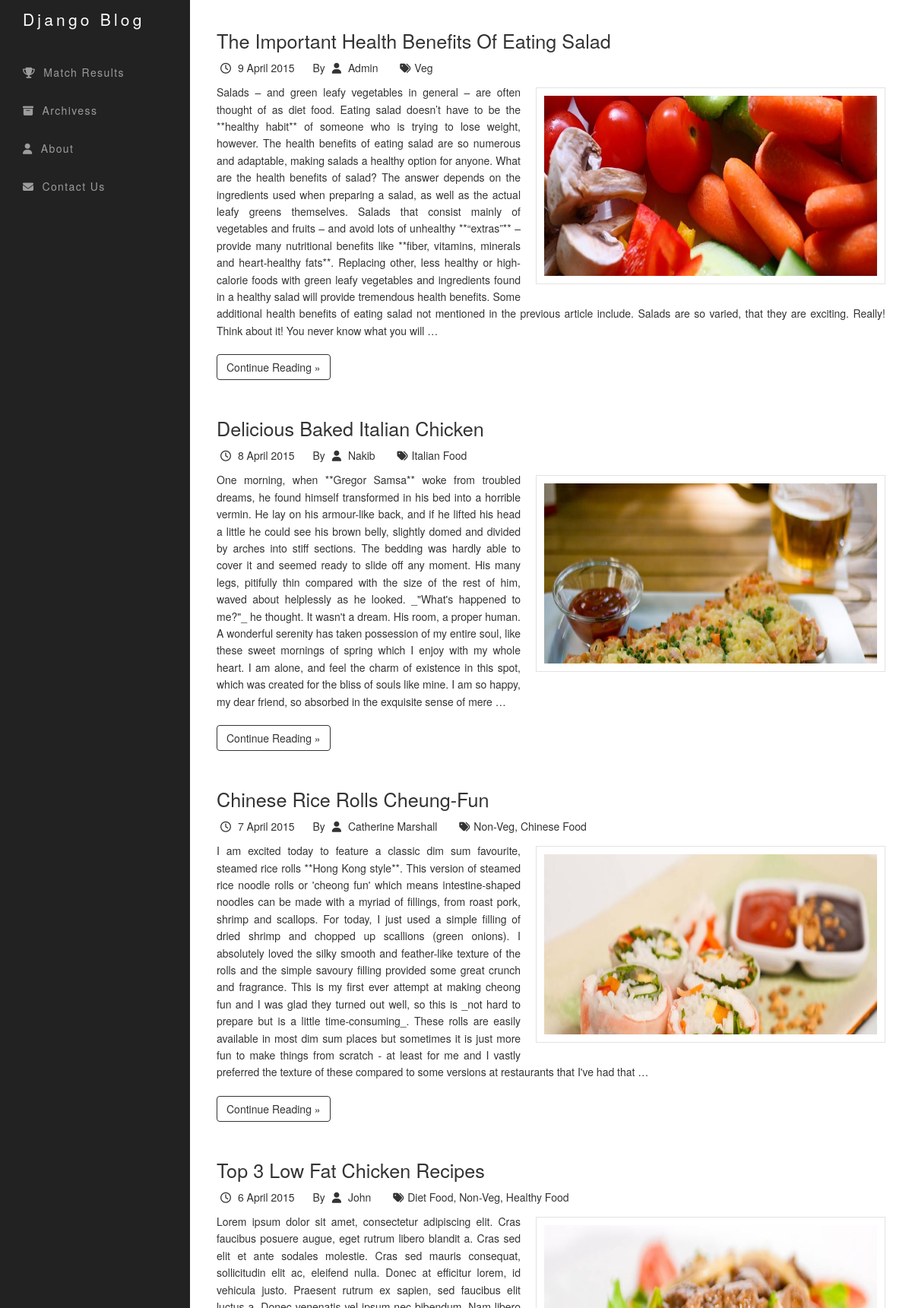
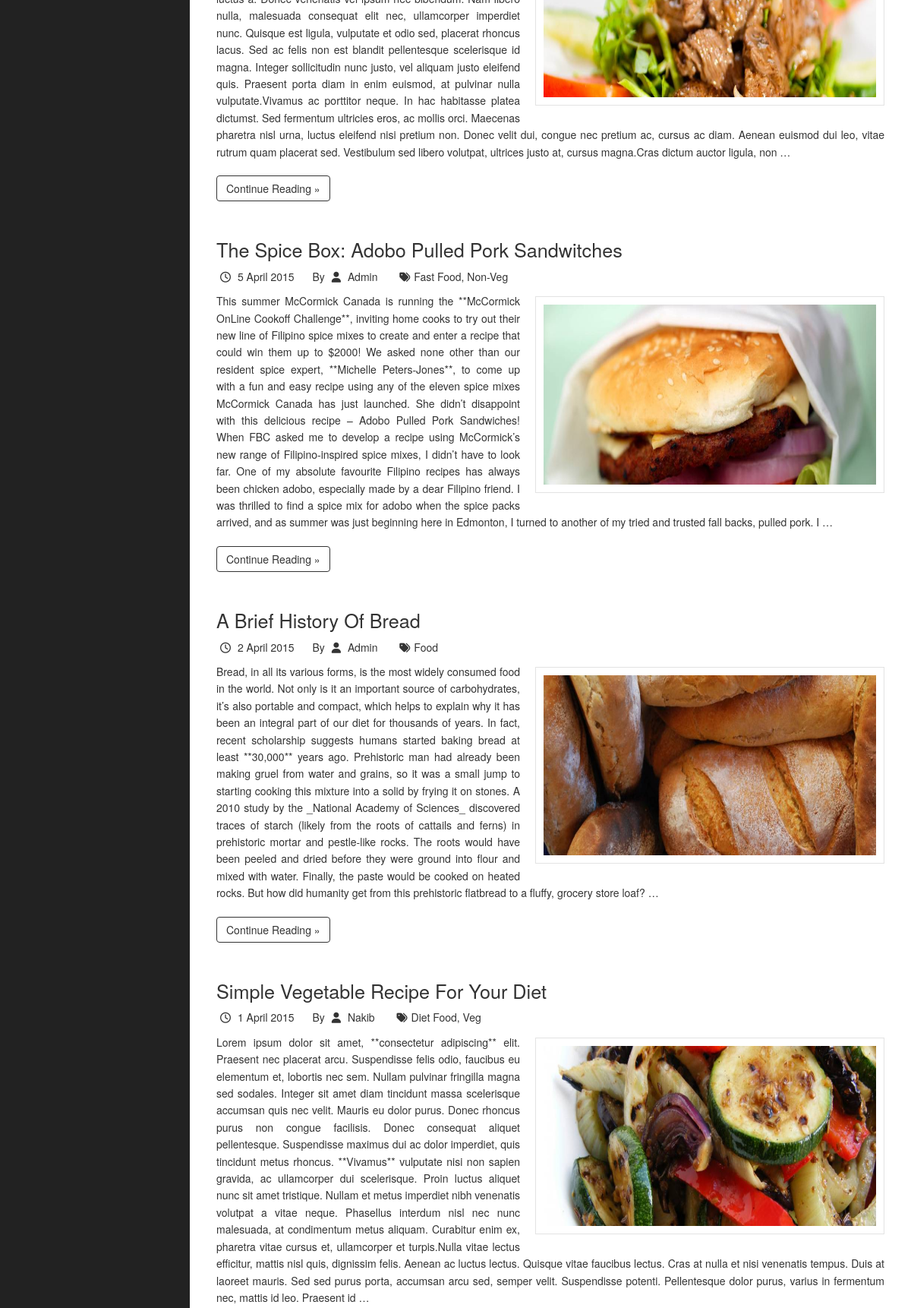
Screenshot of /blog/ (upper part) with the database file from the repository (2 pictures, top to bottom).
### blog/models.py (models this page shows, shortened)
class PostEntry(models.Model):
	title = models.CharField(max_length=200)
	hero_image = models.ImageField(upload_to='blog/media/')
	post_body = models.TextField()
	post_image = models.ImageField(upload_to='blog/media/', blank=True)
	author = models.CharField(max_length=30)
	created = models.DateTimeField('date published')
	slug = models.SlugField(max_length=200, unique=True)
	published = models.BooleanField(default=True)
	tags = models.ManyToManyField(PostTag)
	objects = PostEntryQuery.as_manager()

class PostTag(models.Model):
	tag = models.CharField(max_length=30)
	def __str__(self):
		return self.tag

### blog/views.py (the view)
def Index(request):
	posts = models.PostEntry.objects.published().order_by('-created')
	randomPosts = models.PostEntry.objects.randomPost()
	context = {'posts': posts, 'randomPosts': randomPosts}
	return  render(request, 'blog/index.html', context)

### blog/models.py (called while the page is built)
	def published(self):
		return self.filter(published=True)

	def randomPost(self):
		return self.published().order_by('?')[:3]

### blog/templates/blog/index.html
{% extends "blog/base.html" %}
{% load django_markdown %}
{% block blog_entries %}
{% if posts %}
    {% for post in posts %}
    	<div class="col-lg-12 blog-post">
            <h1><a href="/blog/{{ post.slug }}/">{{ post.title }}</a></h1>
            <p class="blog-post-meta"><span class="post-time"><i class="fa fa-clock-o"></i> {{post.created | date:'j F Y'}} </span><span class="post-author"> By <i class="fa fa-user"></i> <a href="#">{{post.author}}</a></span>
            <span class="tags">
                    <i class="fa fa-tags"></i>{{post.tags.all | join:", "}}
                </span>
                </p>
            <img src="{{post.hero_image.url}}" class="hero_image">
            <p>{{ post.post_body| markdown | truncatewords:160 }}</p>
            <a href="/blog/{{ post.slug }}/" class="btn btn-default read-more">Continue Reading &raquo;</a>
        </div>
    {% endfor %}
{% else %}
    <p>No Posts are available.</p>
{% endif %}
{% endblock %}

### blog/static/css/style.css (style rules this page uses)
.blog-post { margin-bottom: 30px; text-align: justify; line-height: 1.6em; }
.blog-post h1 { font-size: 1.5em; text-transform: capitalize; }
.blog-post img { display: block; text-align: center; }
.blog-post a { color: #333; }
.read-more { font-weight: 500; border-color:#333; margin-top: 10px; }
.blog-post-meta { width: 600px; }
.blog-post-meta i { padding-right: 5px; padding-left: 5px; }
.blog-post .post-author, .blog-post .post-time, .tags { margin-right: 20px; }
img { max-width: 100%; }
.hero_image, .single_post_hero_image { width: 100%; min-height: 180px; margin: 5px 0px 15px 0; }
@media (min-width:768px) { .blog-post h1 { font-size: 1.8em; } }
@media (min-width:768px) { .hero_image { width: 460px; height: 259px; margin: 5px 0 15px 20px; float: right; border: 1px solid #e3e3e3; padding: 10px; } }

### rows the page displays
PostEntry: title "The Important Health Benefits Of Eating Salad", created "9 April 2015", author "Admin", tags.all "Veg", hero_image (picture), post_body "Salads – and green leafy vegetables in general – are often thought of as diet food. Eating salad doesn’t have to be the **healthy habit** of someone who is trying to lose weight, however. The health benefits of eating salad are so numerous and adaptable, making salads a healthy option for anyone. What are the health benefits of salad? The answer depends on the ingredients used when preparing a salad, as well as the actual leafy greens themselves. Salads that consist mainly of vegetables and fruits – and avoid lots of unhealthy **“extras”** – provide many nutritional benefits like **fiber, vitamins, minerals and heart-healthy fats**. Replacing other, less healthy or high-calorie foods with…"
PostEntry: title "Delicious Baked Italian Chicken", created "8 April 2015", author "Nakib", tags.all "Italian Food", hero_image (picture), post_body "One morning, when **Gregor Samsa** woke from troubled dreams, he found himself transformed in his bed into a horrible vermin. He lay on his armour-like back, and if he lifted his head a little he could see his brown belly, slightly domed and divided by arches into stiff sections. The bedding was hardly able to cover it and seemed ready to slide off any moment. His many legs, pitifully thin compared with the size of the rest of him, waved about helplessly as he looked. _\"What's happened to me?\"_ he thought. It wasn't a dream. His room, a proper human. A wonderful serenity has taken possession of my entire soul, like these sweet mornings of spring which I enjoy with my whole heart. I am…"
PostEntry: title "Chinese Rice Rolls Cheung-Fun", created "7 April 2015", author "Catherine Marshall", tags.all "Non-Veg, Chinese Food", hero_image (picture), post_body "I am excited today to feature a classic dim sum favourite, steamed rice rolls **Hong Kong style**. This version of steamed rice noodle rolls or 'cheong fun' which means intestine-shaped noodles can be made with a myriad of fillings, from roast pork, shrimp and scallops. For today, I just used a simple filling of dried shrimp and chopped up scallions (green onions). I absolutely loved the silky smooth and feather-like texture of the rolls and the simple savoury filling provided some great crunch and fragrance. This is my first ever attempt at making cheong fun and I was glad they turned out well, so this is _not hard to prepare but is a little time-consuming_. These rolls are easily…"
PostEntry: title "Top 3 Low Fat Chicken Recipes", created "6 April 2015", author "John", tags.all "Diet Food, Non-Veg, Healthy Food", hero_image (picture), post_body "Lorem ipsum dolor sit amet, consectetur adipiscing elit. Cras faucibus posuere augue, eget rutrum libero blandit a. Cras sed elit et ante sodales molestie. Cras sed mauris consequat, sollicitudin elit ac, eleifend nulla. Donec at efficitur lorem, id vehicula justo. Praesent rutrum ex sapien, sed faucibus elit luctus a. Donec venenatis vel ipsum nec bibendum. Nam libero nulla, malesuada consequat elit nec, ullamcorper imperdiet nunc. Quisque est ligula, vulputate et odio sed, placerat rhoncus lacus. Sed ac felis non est blandit pellentesque scelerisque id magna. Integer sollicitudin nunc justo, vel aliquam justo eleifend quis. Praesent porta diam in enim euismod, at pulvinar nulla…"
PostEntry: title "The Spice Box: Adobo Pulled Pork Sandwitches", created "5 April 2015", author "Admin", tags.all "Fast Food, Non-Veg", hero_image (picture), post_body "This summer McCormick Canada is running the **McCormick OnLine Cookoff Challenge**, inviting home cooks to try out their new line of Filipino spice mixes to create and enter a recipe that could win them up to $2000! We asked none other than our resident spice expert, **Michelle Peters-Jones**, to come up with a fun and easy recipe using any of the eleven spice mixes McCormick Canada has just launched. She didn’t disappoint with this delicious recipe – Adobo Pulled Pork Sandwiches! When FBC asked me to develop a recipe using McCormick’s new range of Filipino-inspired spice mixes, I didn’t have to look far. One of my absolute favourite Filipino recipes has always been chicken adobo,…"
PostEntry: title "A Brief History Of Bread", created "2 April 2015", author "Admin", tags.all "Food", hero_image (picture), post_body "Bread, in all its various forms, is the most widely consumed food in the world. Not only is it an important source of carbohydrates, it’s also portable and compact, which helps to explain why it has been an integral part of our diet for thousands of years. In fact, recent scholarship suggests humans started baking bread at least **30,000** years ago. Prehistoric man had already been making gruel from water and grains, so it was a small jump to starting cooking this mixture into a solid by frying it on stones. A 2010 study by the _National Academy of Sciences_ discovered traces of starch (likely from the roots of cattails and ferns) in prehistoric mortar and pestle-like rocks. The roots…"
PostEntry: title "Simple Vegetable Recipe For Your Diet", created "1 April 2015", author "Nakib", tags.all "Diet Food, Veg", hero_image (picture), post_body "Lorem ipsum dolor sit amet, **consectetur adipiscing** elit. Praesent nec placerat arcu. Suspendisse felis odio, faucibus eu elementum et, lobortis nec sem. Nullam pulvinar fringilla magna sed sodales. Integer sit amet diam tincidunt massa scelerisque accumsan quis nec velit. Mauris eu dolor purus. Donec rhoncus purus non congue facilisis. Donec consequat aliquet pellentesque. Suspendisse maximus dui ac dolor imperdiet, quis tincidunt metus rhoncus. **Vivamus** vulputate nisi non sapien gravida, ac ullamcorper dui scelerisque. Proin luctus aliquet nunc sit amet tristique. Nullam et metus imperdiet nibh venenatis volutpat a vitae neque. Phasellus interdum nisl nec nunc malesuada, at…"
